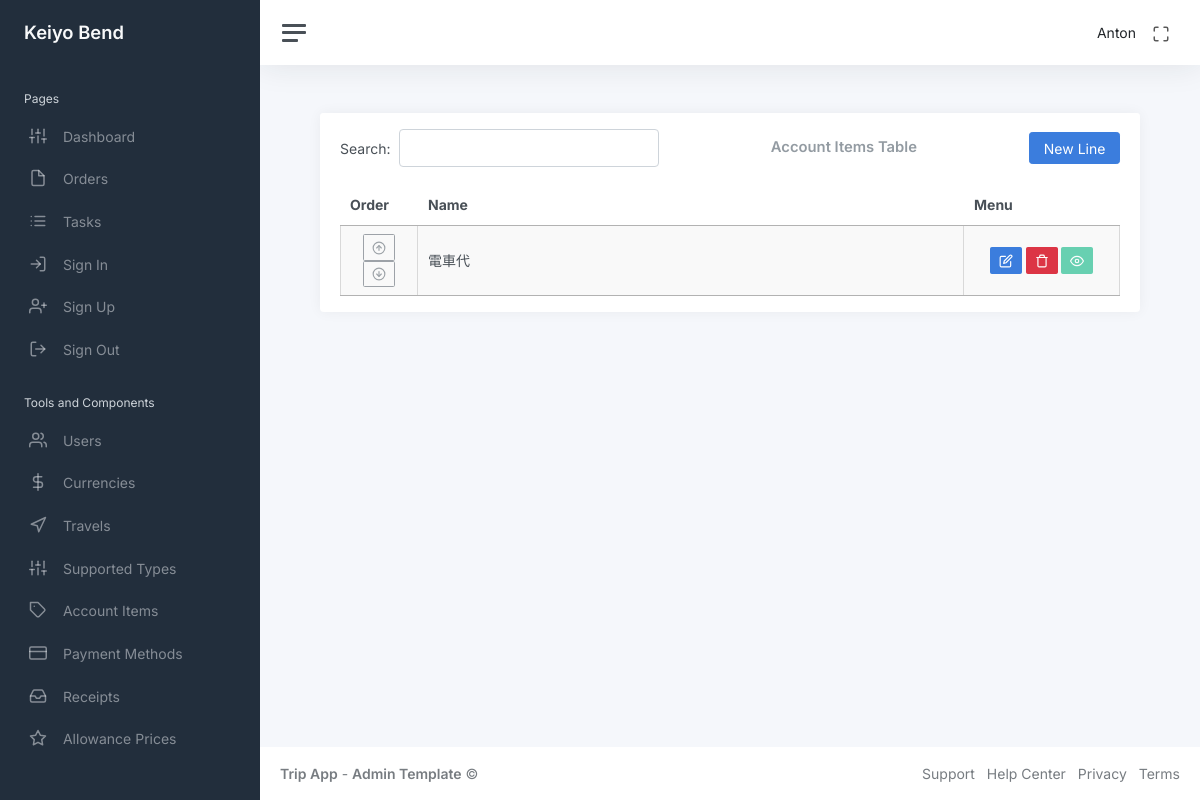
Before: /admin_menu/account_items_table (signed in) with the older database file.
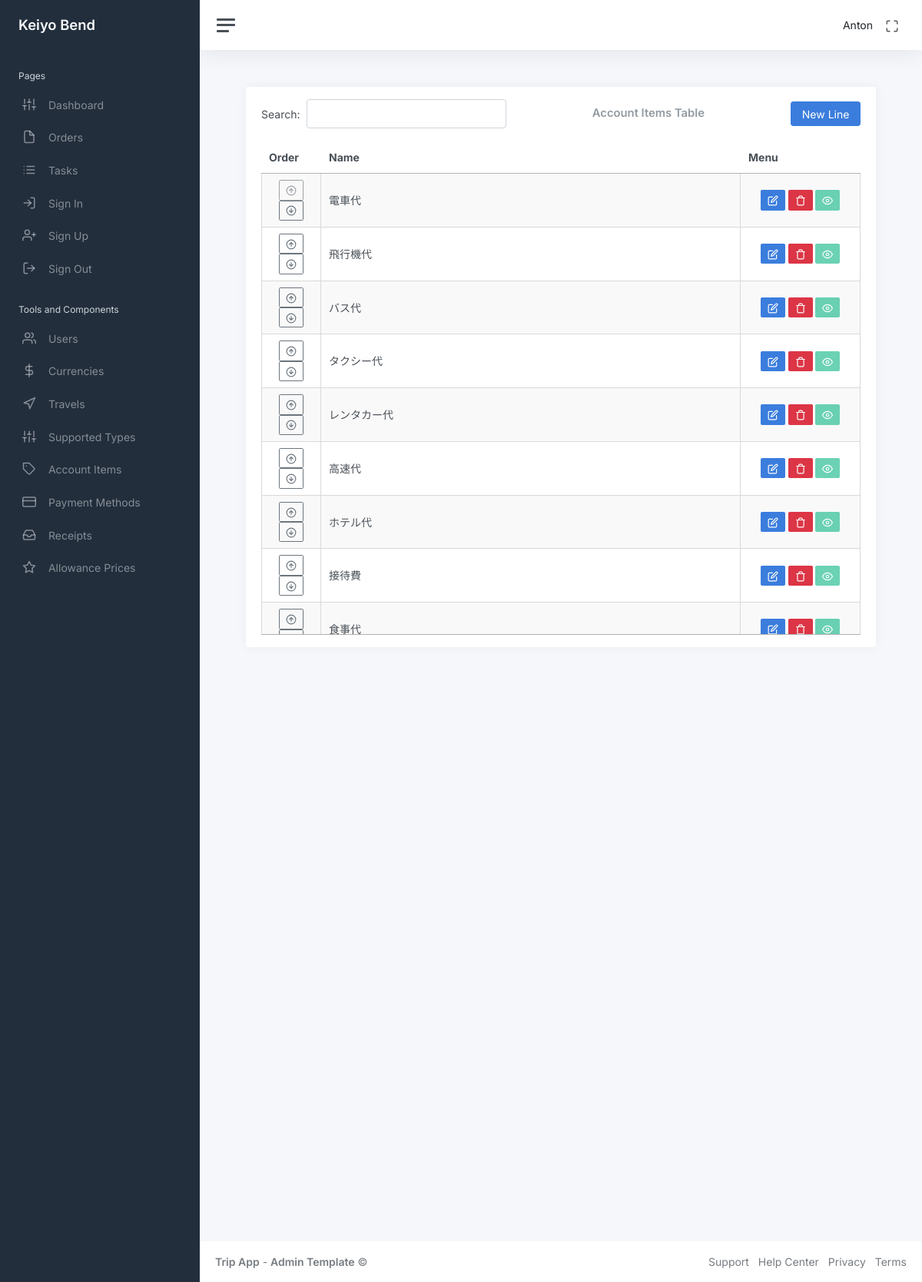
After: the same page with the newer database file.
### app/admin/models/account_items.py (models this page shows, shortened)
class AccountItems(db.Model):
    id: so.Mapped[int] = so.mapped_column(primary_key=True)
    accountItemName: so.Mapped[str] = so.mapped_column(sa.String(), nullable=False, default=None)
    is_show: so.Mapped[bool] = so.mapped_column(sa.Boolean(), default=True, index=True)
    order: so.Mapped[int] = so.mapped_column(sa.Integer(), nullable=False, index=True, default=1)
    details = db.relationship(
        "Details", back_populates="account_item", cascade="all, delete-orphan"
    )

### app/admin/routes/account_items/account_items_table.py (the view)
@bp.route("/admin_menu/account_items_table")
@login_required
def account_items_table():
    account_items = db.session.scalars(sa.select(AccountItems).order_by(AccountItems.order)).all()
    return render_template(
        "admin/account_items_table.html", title="Account Items Table", account_items=account_items
    )

### app/auth/models/user.py (called while the page is built)
@login.user_loader
def load_user(id):
    return db.session.get(User, int(id))

### app/admin/templates/admin/account_items_table.html (shortened to what this page needs)
<!DOCTYPE html>
{% extends "main/base.html" %}
{% block content %}
<link rel="stylesheet" href="{{ url_for('admin.static', filename='css/account_items_table_style.css') }}">
<div class="container-fluid p-0">
    <div class="row">
        <div class="col-md-12 ms-sm-auto col-lg-12 px-md-4">
            <div class="card flex-fill">
                <div class="card-header py-3">
                    <div class="d-flex justify-content-between align-items-center">
                        <div id="datatableSearch"></div>
                        <h3 class="card-title mb-0">Account Items Table</h3>
                        <button class="btn btn-primary btn-add" id="btn-add">New Line</button>
                    </div>
                </div>
                <div class="card-body py-0 mb-3">
                    <table class="display cell-border" style="width: 100%" id="accountItemsTable">
                        <thead>
                            <tr style="text-align: center;">
                                <th class="col-order">Order</th>
                                <th class="col-name">Name</th>
                                <th class="col-menu">Menu</th>
                            </tr>
                        </thead>
                        <tbody>
                            {% for account_item in account_items %}
                            <tr data-id="{{ account_item.id }}" data-order="{{ account_item.order }}">
                                <td style="text-align:center">
                                    <button class="btn btn-sm btn-outline-secondary move-up"><i class="align-middle"
                                            data-feather="arrow-up-circle"></i></button>
                                    <button class="btn btn-sm btn-outline-secondary move-down"><i class="align-middle"
                                            data-feather="arrow-down-circle"></i></button>
                                </td>
                                <td class="view-mode account-item-cell">{{ account_item.accountItemName }}</td>
                                <td style="text-align:center">
                                    <button class="btn btn-primary btn-sm btn-edit"><i class="align-middle"
                                            data-feather="edit"></i></button>
                                    <button class="btn btn-danger btn-sm btn-delete"><i class="align-middle"
                                            data-feather="trash"></i></button>
                                    <button
                                        class="btn btn-sm btn-show-account-item {{ 'btn-success' if account_item.is_show else 'btn-danger' }}"
                                        disabled>
                                        {% if account_item.is_show %}
                                        <i class="align-middle" data-feather="eye"></i>
                                        {% else %}
                                        <i class="align-middle" data-feather="eye-off"></i>
                                        {% endif %}
                                    </button>
                                </td>
                            </tr>
                            {% endfor %}
                        </tbody>
                    </table>
                </div>
            </div>
        </div>
    </div>
</div>
{% endblock %}

Changed rows visible on the page:
added AccountItems: accountItemName "飛行機代", is_show True (drawn)
added AccountItems: accountItemName "バス代", is_show True (drawn)
added AccountItems: accountItemName "タクシー代", is_show True (drawn)
added AccountItems: accountItemName "レンタカー代", is_show True (drawn)
added AccountItems: accountItemName "高速代", is_show True (drawn)
added AccountItems: accountItemName "ホテル代", is_show True (drawn)
added AccountItems: accountItemName "接待費", is_show True (drawn)
added AccountItems: accountItemName "食事代", is_show True (drawn)
